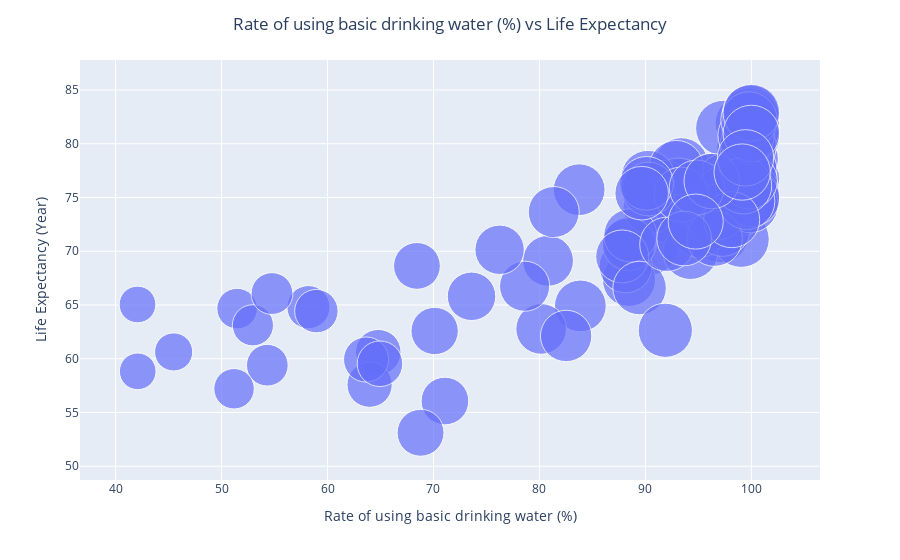

Notebook cell for this chart:
### Code cell
# plotly Rate of using basic drinking water (%) vs Life Expectancy

fig = px.scatter( df, x = 'Rate of using basic drinking water (%)', y = 'Life Expectancy (Year)', hover_name = 'Country', size = 'Rate of using basic drinking water (%)', log_x=False, size_max=40)
fig.update_layout(title_text = 'Rate of using basic drinking water (%) vs Life Expectancy', title_x=0.5)
fig.show()

### Figure 1 — Plotly figure (JSON) as saved in the notebook; plotly's stock layout.template omitted (floating-point values rounded to 4 significant figures)
{"data": [{"hovertemplate": "<b>%{hovertext}</b><br><br>Rate of using basic drinking water (%)=%{marker.size}<br>Life Expectancy (Year)=%{y}<extra></extra>", "hovertext": ["Albania", "Algeria", "Angola", "Argentina", "Armenia", "Australia", "Austria", "Bahrain", "Bangladesh", "Belarus", "Belgium", "Benin", "Bolivia", "Botswana", "Brazil", "Brunei Darussalam", "Bulgaria", "Cambodia", "Cameroon", "Canada", "Chile", "China", "Colombia", "Congo Dem. Rep.", "Congo Rep.", "Costa Rica", "Cote d'Ivoire", "Croatia", "Cyprus", "Czechia", "Denmark", "Ecuador", "Egypt", "El Salvador", "Eritrea", "Estonia", "Ethiopia", "Finland", "France", "Gabon", "Georgia", "Germany", "Ghana", "Greece", "Guatemala", "Honduras", "Hungary", "India", "Indonesia", "Iran", "Iraq", "Ireland", "Israel", "Italy", "Jamaica", "Jordan", "Kazakhstan", "Kenya", "Kuwait", "Kyrgyz Republic", "Latvia", "Libya", "Lithuania", "Luxembourg", "Malaysia", "Malta", "Mauritius", "Mexico", "Moldova", "Mongolia", "Montenegro", "Morocco", "Mozambique", "Myanmar", "Namibia", "Nepal", "Netherlands", "New Zealand", "Nicaragua", "Niger", "Nigeria", "North Macedonia", "Norway", "Oman", "Pakistan", "Panama", "Paraguay", "Peru", "Philippines", "Poland", "Portugal", "Qatar", "Romania", "Russian Federation", "Saudi Arabia", "Senegal", "Serbia", "Slovak Republic", "Slovenia", "South Africa", "Spain", "Sri Lanka", "Sudan", "Sweden", "Switzerland", "Tajikistan", "Tanzania", "Thailand", "Togo", "Trinidad and Tobago", "Tunisia", "Turkiye", "Ukraine", "United Kingdom", "United States", "Uruguay", "Vietnam", "Venezuela", "Yemen", "Zimbabwe"], "legendgroup": "", "marker": {"color": "#636efa", "size": [93.39, 93.41, 54.32, 98.97, 99.55, 99.97, 100, 100, 97.1, 96.48, 100, 64.79, 90.46, 88.45, 97.8, 99.51, 99.2, 68.44, 63.97, 99.23, 99.51, 91.76, 96.34, 42.09, 70.11, 99.38, 71.08, 98.81, 99.79, 99.88, 100, 93.06, 99.03, 95.56, 51.47, 99.75, 42.07, 100, 100, 83.86, 95.75, 100, 80.16, 100, 92.13, 93.25, 99.97, 88.14, 88.53, 96.66, 94.25, 97.37, 100, 99.92, 90.42, 99.01, 95.03, 58.2, 100, 88.44, 98.53, 97.28, 96.6, 99.93, 97.05, 100, 99.87, 98.03, 88.58, 80.81, 97.39, 83.75, 51.18, 73.59, 82.52, 87.81, 100, 100, 81.35, 45.48, 68.78, 97.47, 100, 90.24, 89.45, 92.9, 96.84, 90.28, 92.02, 99.23, 99.9, 99.69, 100, 96.53, 99.55, 78.6, 93.39, 99.79, 99.5, 91.88, 99.93, 90.11, 58.95, 99.78, 100, 76.24, 52.96, 99.26, 63.64, 98.14, 94.85, 96.26, 93.66, 100, 99.45, 99.13, 89.65, 94.75, 54.76, 64.95], "sizemode": "area", "sizeref": 0.0625, "symbol": "circle"}, "mode": "markers", "name": "", "orientation": "v", "showlegend": false, "type": "scatter", "x": [93.39, 93.41, 54.32, 98.97, 99.55, 99.97, 100, 100, 97.1, 96.48, 100, 64.79, 90.46, 88.45, 97.8, 99.51, 99.2, 68.44, 63.97, 99.23, 99.51, 91.76, 96.34, 42.09, 70.11, 99.38, 71.08, 98.81, 99.79, 99.88, 100, 93.06, 99.03, 95.56, 51.47, 99.75, 42.07, 100, 100, 83.86, 95.75, 100, 80.16, 100, 92.13, 93.25, 99.97, 88.14, 88.53, 96.66, 94.25, 97.37, 100, 99.92, 90.42, 99.01, 95.03, 58.2, 100, 88.44, 98.53, 97.28, 96.6, 99.93, 97.05, 100, 99.87, 98.03, 88.58, 80.81, 97.39, 83.75, 51.18, 73.59, 82.52, 87.81, 100, 100, 81.35, 45.48, 68.78, 97.47, 100, 90.24, 89.45, 92.9, 96.84, 90.28, 92.02, 99.23, 99.9, 99.69, 100, 96.53, 99.55, 78.6, 93.39, 99.79, 99.5, 91.88, 99.93, 90.11, 58.95, 99.78, 100, 76.24, 52.96, 99.26, 63.64, 98.14, 94.85, 96.26, 93.66, 100, 99.45, 99.13, 89.65, 94.75, 54.76, 64.95], "xaxis": "x", "y": [78.03, 76.09, 59.4, 76.07, 74.47, 82.4, 81.19, 76.76, 71.51, 73.62, 80.99, 60.61, 70.28, 67.34, 74.99, 75.32, 74.61, 68.64, 57.58, 81.9, 79.65, 75.93, 76.53, 58.83, 62.58, 79.56, 56.06, 77.28, 80.35, 78.58, 80.7, 76.14, 71.12, 72.41, 64.66, 77.59, 65.05, 81.48, 82.32, 64.91, 72.97, 80.64, 62.77, 81.04, 73.25, 74.5, 75.57, 68.61, 70.77, 75.5, 69.93, 81.45, 82.05, 82.54, 74.1, 74.08, 71.97, 64.8, 75.13, 70.65, 74.48, 72.12, 74.32, 82.29, 75.46, 81.9, 74.35, 74.9, 71.48, 69.11, 76.45, 75.73, 57.21, 65.81, 62.12, 69.52, 81.51, 81.46, 73.65, 60.63, 53.11, 75.4, 82.3, 76.89, 66.58, 77.78, 73.66, 75.79, 70.64, 77.45, 81.12, 79.76, 74.91, 71.18, 74.65, 66.75, 75.29, 76.56, 80.78, 62.65, 82.83, 76.32, 64.43, 82.2, 82.9, 70.14, 63.11, 76.09, 59.93, 72.94, 75.92, 76.53, 71.19, 80.96, 78.69, 77.37, 75.4, 72.76, 66.07, 59.53], "yaxis": "y"}], "layout": {"legend": {"itemsizing": "constant", "tracegroupgap": 0}, "margin": {"t": 60}, "title": {"text": "Rate of using basic drinking water (%) vs Life Expectancy", "x": 0.5}, "xaxis": {"anchor": "y", "domain": [0, 1], "title": {"text": "Rate of using basic drinking water (%)"}}, "yaxis": {"anchor": "x", "domain": [0, 1], "title": {"text": "Life Expectancy (Year)"}}}}
